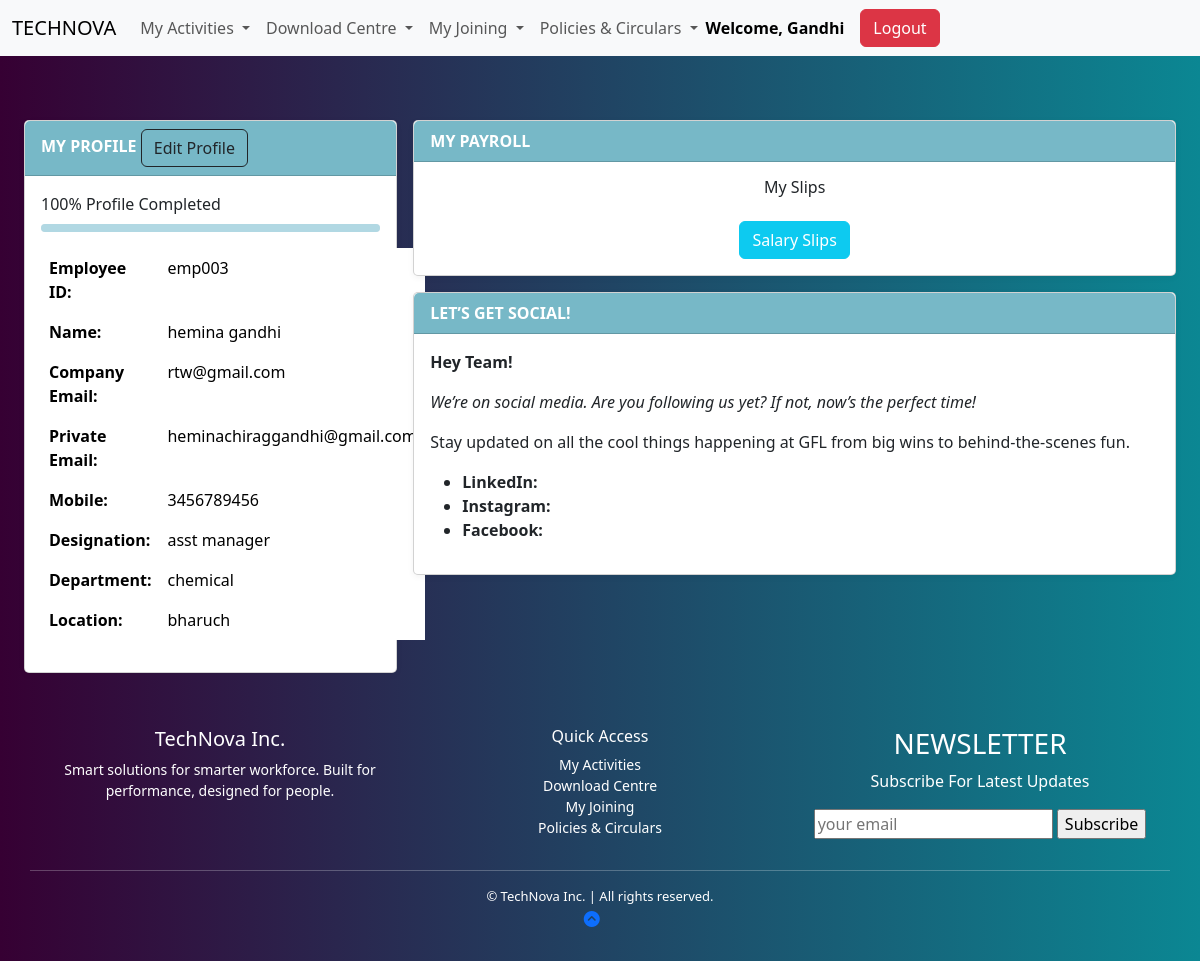
The app's page /index_inner/ (signed in), older data.
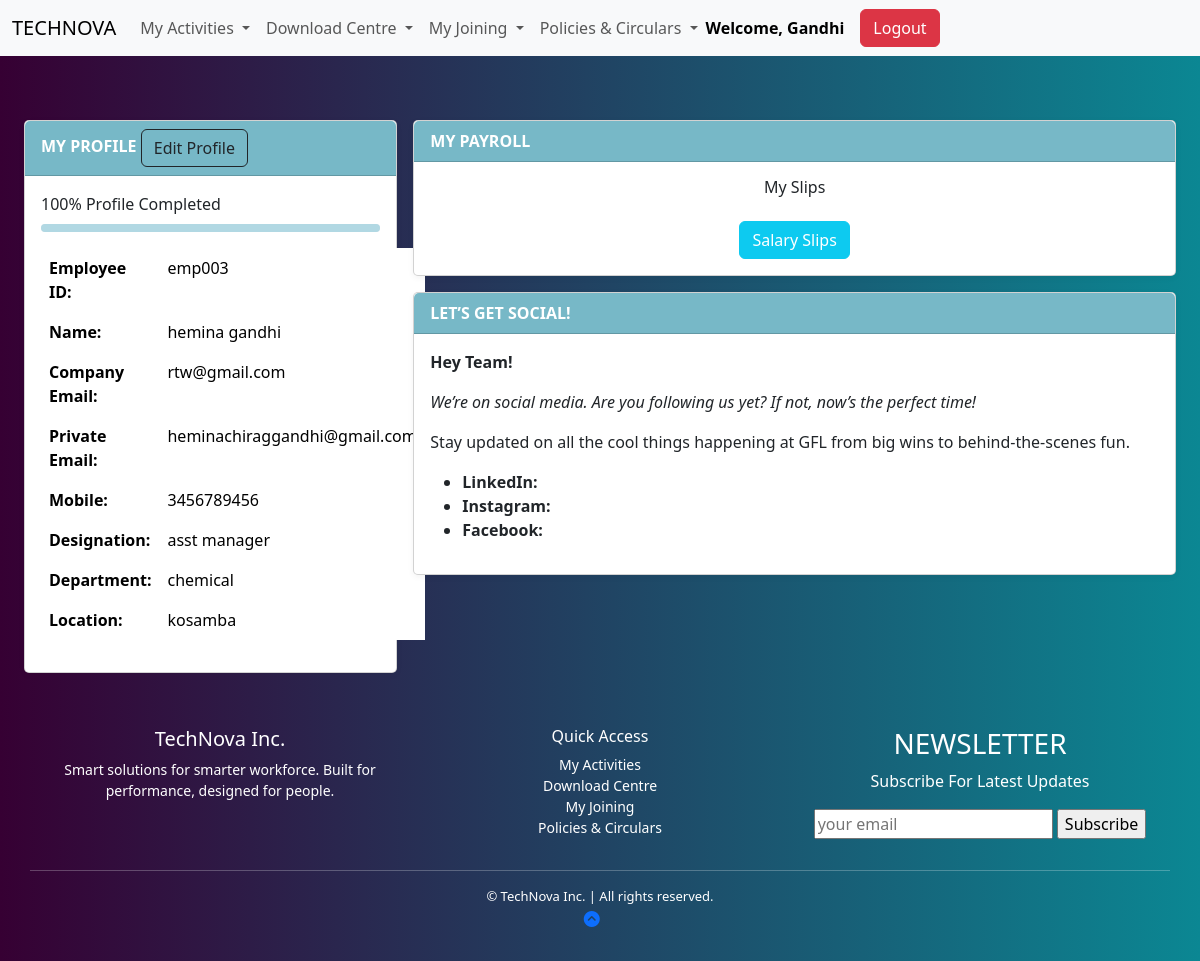
The same page, newer data.
### apps/dashboard/models.py (models this page shows, shortened)
class BaseClass(models.Model):
    id = models.UUIDField(primary_key=True, default=uuid.uuid4, editable=False)
    created_at = models.DateTimeField(auto_now_add=True)
    updated_at = models.DateTimeField(auto_now=True)
    class Meta:
        abstract = True

class Employee(BaseClass):
    employee_id = models.CharField(max_length=10, unique=True, blank=True)
    first_name = models.CharField(max_length=255,null=False,blank=False)
    last_name = models.CharField(max_length=255,null=False,blank=False)
    company_email = models.EmailField(unique=True,null=False,blank=False)
    pvt_email = models.EmailField(unique=True,null=False,blank=False)
    mobile = models.CharField(max_length=15,null=False,blank=False)
    password = models.CharField(max_length=8, blank=True,null=False)
    doj = models.DateField(verbose_name="Date of Joining",null=False,blank=False)
    dob = models.DateField(verbose_name="Date of Birth", default="2000-01-01")
    location = models.CharField(max_length=100, blank=True, null=True)
    designation = models.CharField(max_length=100, blank=True, null=True)
    department = models.CharField(max_length=100, blank=True, null=True)
    manager = models.CharField(max_length=100, blank=True, null=True)
    photo = models.ImageField(upload_to='employee_photos/', default='default.jpg')

### apps/dashboard/views.py (the view)
# urls.py: path('index_inner/', index_inner, name='index_inner'),
def index_inner(request):
    employee_id = request.session.get('employee_id')
    if not employee_id:
        return redirect('emplogin')
    employee = get_object_or_404(Employee, employee_id=employee_id)
    return render(request, 'dashboard/index_inner.html', {'employee': employee})

### apps/dashboard/templates/dashboard/index_inner.html (shortened to what this page needs)
{% load static %}
<!DOCTYPE html>
<html lang="en">
<head>
  <link href="https://cdn.jsdelivr.net/npm/bootstrap@5.3.6/dist/css/bootstrap.min.css" rel="stylesheet">
  <link rel="stylesheet" href="https://cdnjs.cloudflare.com/ajax/libs/font-awesome/6.4.0/css/all.min.css">
</head>
<body>
<nav class="navbar navbar-expand-lg bg-body-tertiary">
  <div class="container-fluid">
    <a class="navbar-brand" href="#">TECHNOVA</a>
    <div class="collapse navbar-collapse" id="navbarScroll">
      <ul class="navbar-nav me-auto my-2 my-lg-0 navbar-nav-scroll" style="--bs-scroll-height: 100px;">
        <li class="nav-item dropdown">
          <a class="nav-link dropdown-toggle" href="#" role="button" data-bs-toggle="dropdown" aria-expanded="false">
            My Activities
          </a>
        </li>
        <li class="nav-item dropdown">
          <a class="nav-link dropdown-toggle" href="#" role="button" data-bs-toggle="dropdown" aria-expanded="false">
            Download Centre
          </a>
        </li>
        <li class="nav-item dropdown">
          <a class="nav-link dropdown-toggle" href="#" role="button" data-bs-toggle="dropdown" aria-expanded="false">
            My Joining
          </a>
        </li>
        <li class="nav-item dropdown">
          <a class="nav-link dropdown-toggle" href="#" role="button" data-bs-toggle="dropdown" aria-expanded="false">
            Policies & Circulars
          </a>
        </li>
     <div class="d-flex align-items-center ms-auto">
        {% if request.session.employee_name %}
          <span class="me-3 text-black fw-bold">Welcome, {{ request.session.employee_name }}</span>
        {% endif %}
        <a href="{% url 'logout' %}" class="btn btn-danger">Logout</a>
      </div>
    </div>
  </div>
</nav>
<BR></BR>
{% block content %}
<div class="container-fluid mt-3 px-4">
    <div class="row g-3">
        <div class="col-md-4">
            <div class="card">
                <div class="card-header">MY PROFILE  <a href="{% url 'edit_profile' %}" class="btn btn-outline-dark me-2">Edit Profile</a></div>
                <div class="card-body">
                    <label class="d-block mb-2">100% Profile Completed</label>
                    <div class="progress mb-3" style="height: 8px;">
                        <div class="progress-bar" role="progressbar" style="width: 100%"></div>
                    </div>
 <table class="table table-borderless">
        <tbody>
          <tr>
            <th style="width: 40%;">Employee ID:</th>
            <td>{{ employee.employee_id }}</td>
          </tr>
          <tr>
            <th>Name:</th>
            <td>{{ employee.first_name }} {{ employee.last_name }}</td>
          </tr>
          <tr>
            <th>Company Email:</th>
            <td>{{ employee.company_email }}</td>
          </tr>
          <tr>
            <th>Private Email:</th>
            <td>{{ employee.pvt_email }}</td>
          </tr>
          <tr>
            <th>Mobile:</th>
            <td>{{ employee.mobile }}</td>
          </tr>
          <tr>
            <th>Designation:</th>
            <td>{{ employee.designation }}</td>
          </tr>
          <tr>
            <th>Department:</th>
            <td>{{ employee.department }}</td>
          </tr>
          <tr>
            <th>Location:</th>
            <td>{{ employee.location }}</td>
          </tr>
        </tbody>
      </table>
                </div>
            </div>
        </div>
        <div class="col-md-8">
            <div class="card mb-3">
                <div class="card-header">MY PAYROLL</div>
                <div class="card-body text-center">
                    <h6>My Slips</h6>
                    <div class="d-flex justify-content-center gap-3">
                        <button class="btn btn-info text-white">Salary Slips</button>
                    </div>
                </div>
            </div>
            <div class="card">
                <div class="card-header">LET’S GET SOCIAL!</div>
                <div class="card-body">
                    <p><strong>Hey Team!</strong></p>
                    <p><em>We’re on social media. Are you following us yet? If not, now’s the perfect time!</em></p>
                    <p>Stay updated on all the cool things happening at GFL from big wins to behind-the-scenes fun.</p>
                    <ul>
                        <li><strong>LinkedIn:</strong> <a href="" target="_blank"></a></li>
                        <li><strong>Instagram:</strong> <a href="" target="_blank"></a></li>
                        <li><strong>Facebook:</strong> <a href="" target="_blank"></a></li>
                    </ul>
                </div>
            </div>
        </div>
    </div>
</div>
{% endblock %}
<footer class="mt-4" style="background: linear-gradient(to right, #360033, #0b8793); color: white; padding: 30px 0;">
  <div class="container text-center">
    <div class="row">
      <div class="col-md-4 mb-3">
        <h5>TechNova Inc.</h5>
        <p style="font-size: 14px;">Smart solutions for smarter workforce. Built for performance, designed for people.</p>
      </div>
      <div class="col-md-4 mb-3">
        <h6>Quick Access</h6>
        <ul class="list-unstyled" style="font-size: 14px;">
          <li><a href="#" class="text-white text-decoration-none">My Activities</a></li>
          <li><a href="#" class="text-white text-decoration-none">Download Centre</a></li>
          <li><a href="#" class="text-white text-decoration-none">My Joining</a></li>
          <li><a href="#" class="text-white text-decoration-none">Policies & Circulars</a></li>
        </ul>
      </div>
    <div class="col-md-4 mb-3">
                <h3>NEWSLETTER</h3>
                <P>Subscribe For Latest Updates</P>
                <input type="email" placeholder="your email" class="email">
                <input type="submit" value="Subscribe" class="btn-btn-danger">
        </div>
    <hr class="border-light">
    <div style="font-size: 13px;">&copy; {{ current_year }} TechNova Inc. | All rights reserved.</div>
  </div>
<div id="top">
        <a href="index"><i class="fa fa-chevron-circle-up"></i></a>
    </div>
</footer>
</body>
</html>

### apps/dashboard/templates/dashboard/index_inner.html (style rules this page uses)
html, body { height: 100%; margin: 0; background: linear-gradient(to right, #360033, #0b8793); }
body { background-color: #f4f7f9; font-family: 'Segoe UI', sans-serif; }
.card { border-radius: 5px; box-shadow: 0 2px 6px rgba(0,0,0,0.05); }
.card-header { background-color: #77b8c7; color: white; font-weight: bold; }
.progress-bar { background-color: #b1d8e3; }

Row changes from the older to the newer data that the page shows:
changed Employee "Gandhi": location "bharuch" → "kosamba"
